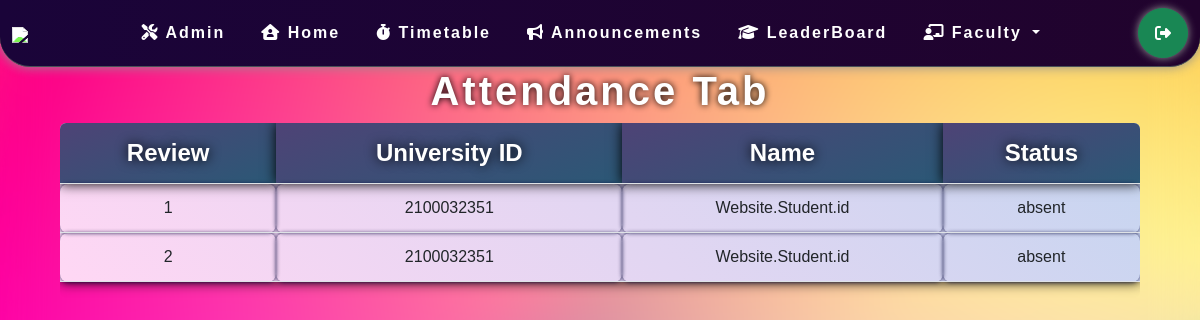
The app's page /viewmyattendance (signed in) with its own data.
### Website/models.py (models this page shows, shortened)
class Attendence(models.Model):
    student = models.ForeignKey(Student,on_delete=models.CASCADE)
    session = models.ForeignKey(Session,on_delete=models.CASCADE)
    status = models.BooleanField(default=True)
    room=models.ForeignKey(Room,on_delete=models.CASCADE,default=None)

class Session(models.Model):
    session_no=models.IntegerField()
    Attendence=models.BooleanField(null=True)
    Review=models.BooleanField(null=True)
    def __str__(self):
        return str(self.session_no)

class Student(models.Model):
    user=models.ForeignKey(User, on_delete=models.CASCADE)
    id=models.BigIntegerField(primary_key=True)
    name=models.CharField(max_length=20,default=id)
    room=models.ForeignKey(Room,on_delete=models.CASCADE)
    team = models.ForeignKey(Team,on_delete=models.CASCADE)

### Website/views.py (the view)
# urls.py: path('viewmyattendance',views.viewattendance,name='viewmyattendance'),
def viewattendance(request):
    if request.user.is_authenticated :
        a=Student.objects.filter(user=User.objects.get(username=request.user))
        x=0
        for i in a:
            x=i
            break
        print(x.name)
        context={}
        context['student']=x
        context['att']=Attendence.objects.filter(student=x).order_by('session')
        return render(request,'components/viewattendance.html',context)
    else:
        messages.error(request,"login first to view this")
        return redirect("login")

### Website/templates/components/viewattendance.html (shortened to what this page needs)
{% extends 'base.html' %} {% block title %} Marksheet {% endblock title %}
{% block body %}
<div class="marksheets">
  <h1>Attendance tab</h1>
  <div class="table-responsive card">
    <table class="table">
      <thead>
        <tr>
          <th scope="col">Review</th>
          <th scope="col">University ID</th>
          <th scope="col">Name</th>
          <th scope="col">Status</th>
        </tr>
      </thead>
      <tbody>
        {% for i in att %}
        <tr>
        <td>{{i.session}}</td>
        <td>{{student.id}}</td>
        <td>{{student.name}}</td>
        {% if i.status == False %}
             <td>absent</td>
        {% endif %}
      </tr>
        {% endfor %}
      </tbody>
    </table>
  </div>
</div>
{% endblock body %}

### static/stylesheets/base.css (style rules this page uses)
* { box-sizing: border-box; padding: 0; margin: 0; }
body { font-family: "Poppins", sans-serif; background: url(/static/images/bg.jpg) center center fixed; background-repeat: no-repeat; background-size: cover; user-select: none; margin-bottom: 50px; -ms-overflow-style: none; scrollbar-width: none; }

### static/stylesheets/home.css (style rules this page uses)
* { box-sizing: border-box; padding: 0; margin: 0; }

### static/stylesheets/marksheets.css (style rules this page uses)
.marksheets { text-align: center; justify-content: center; max-width: 90%; color: white; margin: auto; animation: floaterxr 1s; }
.marksheets h1 { font-weight: 800; letter-spacing: 3px; text-transform: capitalize; text-shadow: 0 0 7px black; }
.card { background-color: transparent; border: none; }
.marksheets table { box-shadow: 0 0 12px rgb(10, 10, 10); background-image: linear-gradient(45deg, #ffd7f4 0%, #c5d5f0 100%); }
.table > :not(caption) > * > * { background-color: transparent; }
.table td { text-align: center; border-radius: 8px; padding: 12px; box-shadow: 0 0 4px #000437cf; }
.table tr { color: aliceblue; }
.table th { color: rgb(255, 255, 255); font-size: 24px; text-decoration: none; text-shadow: 0 0 12px black; background-image: linear-gradient(-20deg, #2b5876 0%, #4e4376 100%); box-shadow: 0 0 12px black; padding: 12px; background-blend-mode: multiply; }

### records on screen
Attendence: session "1", status "absent"
Student: id "2100032351", name "Website.Student.id"
Attendence: session "2", status "absent"
